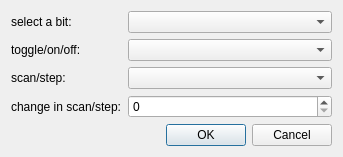
<?xml version="1.0" encoding="UTF-8"?>
<ui version="4.0">
 <class>EditOutbit</class>
 <widget class="QDialog" name="EditOutbit">
  <property name="geometry">
   <rect>
    <x>0</x>
    <y>0</y>
    <width>343</width>
    <height>153</height>
   </rect>
  </property>
  <property name="windowTitle">
   <string>outbit single cmd</string>
  </property>
  <property name="locale">
   <locale language="English" country="UnitedStates"/>
  </property>
  <layout class="QVBoxLayout" name="verticalLayout">
   <item>
    <layout class="QFormLayout" name="formLayout">
     <item row="0" column="1">
      <widget class="QComboBox" name="comboBox_bit_sel"/>
     </item>
     <item row="0" column="0">
      <widget class="QLabel" name="label">
       <property name="text">
        <string>select a bit:</string>
       </property>
      </widget>
     </item>
     <item row="1" column="1">
      <widget class="QComboBox" name="comboBox_toggle_on_off"/>
     </item>
     <item row="1" column="0">
      <widget class="QLabel" name="label_3">
       <property name="text">
        <string>toggle/on/off:</string>
       </property>
      </widget>
     </item>
     <item row="2" column="0">
      <widget class="QLabel" name="label_2">
       <property name="text">
        <string>scan/step:</string>
       </property>
      </widget>
     </item>
     <item row="2" column="1">
      <widget class="QComboBox" name="comboBox_scan_step"/>
     </item>
     <item row="3" column="1">
      <widget class="QSpinBox" name="spinBox_scan_step_num"/>
     </item>
     <item row="3" column="0">
      <widget class="QLabel" name="label_4">
       <property name="text">
        <string>change in scan/step:</string>
       </property>
      </widget>
     </item>
    </layout>
   </item>
   <item>
    <widget class="QDialogButtonBox" name="buttonBox">
     <property name="orientation">
      <enum>Qt::Horizontal</enum>
     </property>
     <property name="standardButtons">
      <set>QDialogButtonBox::Cancel|QDialogButtonBox::Ok</set>
     </property>
    </widget>
   </item>
  </layout>
 </widget>
 <resources/>
 <connections>
  <connection>
   <sender>buttonBox</sender>
   <signal>accepted()</signal>
   <receiver>EditOutbit</receiver>
   <slot>accept()</slot>
   <hints>
    <hint type="sourcelabel">
     <x>248</x>
     <y>254</y>
    </hint>
    <hint type="destinationlabel">
     <x>157</x>
     <y>274</y>
    </hint>
   </hints>
  </connection>
  <connection>
   <sender>buttonBox</sender>
   <signal>rejected()</signal>
   <receiver>EditOutbit</receiver>
   <slot>reject()</slot>
   <hints>
    <hint type="sourcelabel">
     <x>316</x>
     <y>260</y>
    </hint>
    <hint type="destinationlabel">
     <x>286</x>
     <y>274</y>
    </hint>
   </hints>
  </connection>
 </connections>
</ui>
